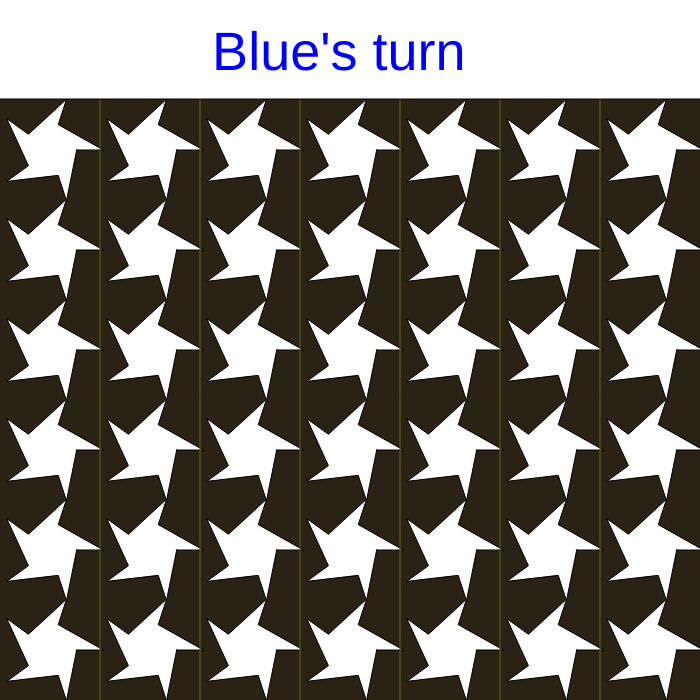
Frame 1 (no input)
Frame 60 (no input): identical to frame 1, image omitted
Frame 120 (the mouse pressed at the canvas centre since frame 60): identical to frame 1, image omitted

The p5.js sketch that drew this single still picture (run headless with seeded random() and noise() and a simulated clock; from frame 60 on, the mouse is pressed at the canvas centre):

// p5.js sketch
// ── sketch.js
const cols = 7;
const rows = 6;
const w = 100;
const dw = 80;
const board = Array(6)
  .fill()
  .map(() => Array(7).fill(0));

let player = 1;
let playerPos;
let win = 0;

let starSize;

function setup() {
  createCanvas(cols * w, rows * w + w);
}

function hasWon() {
  // Test Horizontal
  for (let j = 0; j < rows; j++) {
    for (let i = 0; i <= cols - 4; i++) {
      const test = board[j][i];
      if (test != 0) {
        let temp = true;
        for (let k = 0; k < 4; k++) {
          if (board[j][i + k] !== test) {
            temp = false;
          }
        }
        if (temp == true) {
          return true;
        }
      }
    }
  }

  // Test Vertical
  for (let j = 0; j <= rows - 4; j++) {
    for (let i = 0; i < cols; i++) {
      const test = board[j][i];
      if (test != 0) {
        let temp = true;
        for (let k = 0; k < 4; k++) {
          if (board[j + k][i] !== test) {
            temp = false;
          }
        }
        if (temp == true) {
          return true;
        }
      }
    }
  }

  // Test Diagonal
  for (let j = 0; j <= rows - 4; j++) {
    for (let i = 0; i <= cols - 4; i++) {
      const test = board[j][i];
      if (test != 0) {
        let temp = true;
        for (let k = 0; k < 4; k++) {
          if (board[j + k][i + k] !== test) {
            temp = false;
          }
        }
        if (temp == true) {
          return true;
        }
      }
    }
  }

  // Test Antidiagonal
  for (let j = 0; j <= rows - 4; j++) {
    for (let i = 4; i < cols; i++) {
      const test = board[j][i];
      if (test != 0) {
        let temp = true;
        for (let k = 0; k < 4; k++) {
          if (board[j + k][i - k] !== test) {
            temp = false;
          }
        }
        if (temp == true) {
          return true;
        }
      }
    }
  }

  return false;
}

function draw() {
  background(43, 34, 22);

  playerPos = floor(mouseX / w);

  stroke(0);
  fill(255);
  rect(-1, -1, width + 2, w);
  for (let j = 0; j < rows; j++) {
    for (let i = 0; i < cols; i++) {
      fill(255);
      if (board[j][i] == 1) {
        fill(0, 0, 255);
      } else if (board[j][i] == 2) {
        fill(255, 0, 0);
      }
      // ellipse(i*w + w/2, j*w + 3*w/2, dw);
      // rect(i*w + w/8, j*w + 3*w/2.7, dw);
      drawStar(i * w + w / 2, j * w + (3 * w) / 2, dw / 1.5, dw / 3, 5);
    }
  }

  stroke(102, 102, 0);
  for (let x = w; x < width; x += w) {
    line(x, w, x, height);
  }

  if (win != 0) {
    noStroke();
    fill(0);
    if (win == 1) {
      fill(0, 0, 255);
    } else if (win == 2) {
      fill(255, 0, 0);
    }
    textAlign(CENTER, CENTER);
    textSize(64);
    if (win == 4) {
      text("Game Over!", width / 2, w / 2);
    } else if (win == 3) {
      text("It is a tie.", width / 2, w / 2);
    } else {
      text(`${win > 1 ? "Red" : "Blue"} won!`, width / 2, w / 2);
    }
    noLoop();
  }

  // Add this at the end of your draw function
  textSize(54);
  fill(0); // Black text color
  noStroke();
  if (win == 0) {
    // Only show "turn" text when game is ongoing
    if (player == 1) {
      fill("blue");
      text("Blue's turn", width / 3.3, 70);
    } else if (player == 2) {
      fill("red");
      text("Red's turn", width / 3.3, 70);
    }
  }
}

function keyPressed() {
  if (win != 0) {
    return;
  }

  if (keyCode === LEFT_ARROW) {
    playerPos = 0;
  } else if (keyCode === UP_ARROW) {
    playerPos = 1;
  } else if (keyCode === DOWN_ARROW) {
    playerPos = 2;
  } else if (keyCode === RIGHT_ARROW) {
    playerPos = 3;
  } else if (keyCode === 68) {
    // 'D' key
    playerPos = 4;
  } else if (keyCode === 87) {
    // 'W' key
    playerPos = 6;
  } else if (keyCode == 65) {
    // 'A' key
    playerPos = 5;
  } else {
    return;
  }

  if (board[0][playerPos] != 0) {
    win = 4;
  }

  board[0][playerPos] = player;
  let i = 0;
  while (true) {
    if (i >= rows - 1) {
      break;
    }
    if (board[i + 1][playerPos] != 0) {
      //editor.p5js.org/Tien9702/sketches
      https: break;
    }
    [board[i + 1][playerPos], board[i][playerPos]] = [
      board[i][playerPos],
      board[i + 1][playerPos],
    ];
    i++;
  }

  if (hasWon()) {
    win = player;
  } else {
    let drop = true;
    for (let i = 0; i < cols; i++) {
      if (board[rows - 1][i] == 0) {
        drop = false;
      }
    }
    //This is the part that make the rectangles cleared when the row is filled
    // if (drop) {
    //   for (let j = rows-2; j >= 0; j--) {
    //     for (let i = 0; i < cols; i++) {
    //       board[j+1][i] = board[j][i];
    //     }
    //   }
    //   for (let i = 0; i < cols; i++) {
    //     board[0][i] = 0;
    //   }
    // }
  }

  player = 3 - player;
}

// Function to draw a star
function drawStar(x, y, radius1, radius2, npoints) {
  let angle = TWO_PI / npoints;
  let halfAngle = angle;
  beginShape();
  for (let a = 0; a < TWO_PI; a += angle) {
    let sx = x + cos(a) * radius2;
    let sy = y + sin(a) * radius2;
    vertex(sx, sy);
    sx = x + cos(a + halfAngle) * radius1;
    sy = y + sin(a + halfAngle) * radius1;
    vertex(sx, sy);
  }
  endShape(CLOSE);
}

// ── style.css
.fakeimg {
  height: 200px;
  background: #aaa;
}

canvas {
  margin: auto; /* add the margin to center your canvas*/
  display: block;
}

h1 {
  text-align: center; /* Some CSS to center the text */
}

p {
  text-align: center;
}
